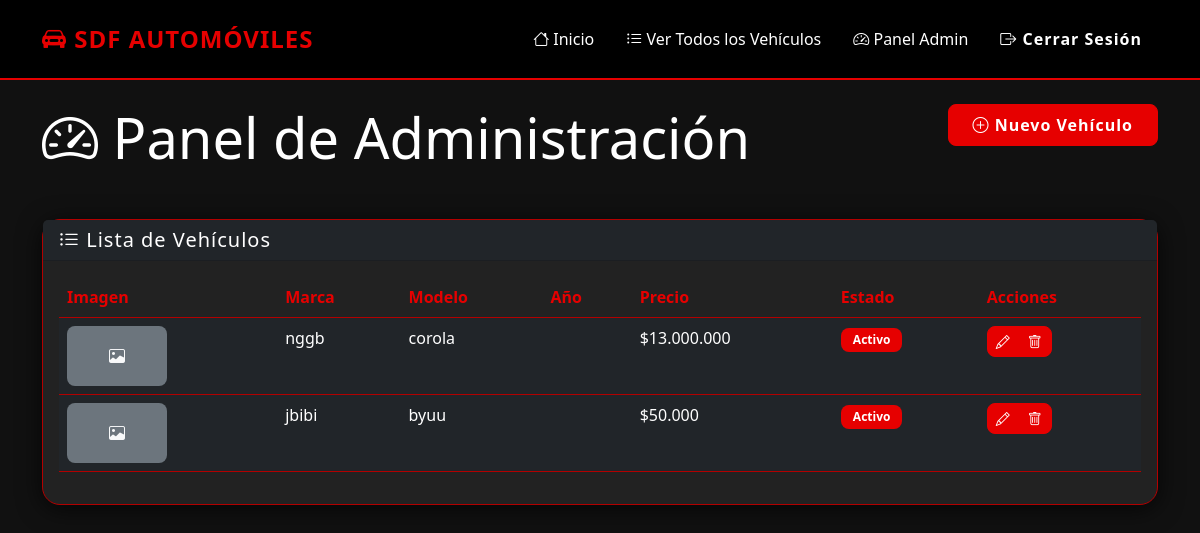
Page /admin-panel/ (signed in) on the committed database.
### vehiculos/models.py (models this page shows, shortened)
class Vehiculo(models.Model):
    ESTADO_CHOICES = [
        ('nuevo', 'Nuevo'),
        ('usado', 'Usado'),
    ]
    marca = models.CharField(max_length=100)
    modelo = models.CharField(max_length=100)
    año = models.IntegerField()
    precio = models.DecimalField(max_digits=12, decimal_places=2)
    estado = models.CharField(max_length=10, choices=ESTADO_CHOICES)
    imagen_destacada = models.ImageField(upload_to='vehiculos/')
    descripcion = models.TextField()
    activo = models.BooleanField(default=True)
    fecha_creacion = models.DateTimeField(auto_now_add=True)
    fecha_actualizacion = models.DateTimeField(auto_now=True)
    combustible = models.CharField(max_length=50, blank=True, null=True)
    color = models.CharField(max_length=50, blank=True, null=True)
    transmision = models.CharField(max_length=50, blank=True, null=True)
    kilometraje = models.PositiveIntegerField(blank=True, null=True)
    class Meta:
        verbose_name = 'Vehículo'
        verbose_name_plural = 'Vehículos'
        ordering = ['-fecha_creacion']

### admin_panel/views.py (the view)
# urls.py: path('', views.dashboard, name='admin_dashboard'),
@login_required
def dashboard(request):
    vehiculos = Vehiculo.objects.all()
    return render(request, 'admin_panel/dashboard.html', {
        'vehiculos': vehiculos
    })

### core/context_processors.py (called while the page is built)
def whatsapp_number(request):
    return {
        'WHATSAPP_NUMBER': getattr(settings, 'WHATSAPP_NUMBER', ''),
        'WHATSAPP_DISPLAY': getattr(settings, 'WHATSAPP_DISPLAY', ''),
    }

### templates/admin_panel/dashboard.html (shortened to what this page needs)
{% extends 'base.html' %}
{% load humanize %}
{% block content %}
<div class="row mb-4">
    <div class="col">
        <h1 class="display-4 mb-4">
            <i class="bi bi-speedometer2"></i> Panel de Administración
        </h1>
    </div>
    <div class="col-auto">
        <a href="{% url 'vehiculo_create' %}" class="btn btn-primary">
            <i class="bi bi-plus-circle"></i> Nuevo Vehículo
        </a>
    </div>
</div>
<div class="card">
    <div class="card-header bg-dark">
        <h5 class="mb-0">
            <i class="bi bi-list-ul"></i> Lista de Vehículos
        </h5>
    </div>
    <div class="card-body">
        <div class="table-responsive">
            <table class="table table-dark table-hover">
                <thead>
                    <tr>
                        <th>Imagen</th>
                        <th>Marca</th>
                        <th>Modelo</th>
                        <th>Año</th>
                        <th>Precio</th>
                        <th>Estado</th>
                        <th>Acciones</th>
                    </tr>
                </thead>
                <tbody>
                    {% for vehiculo in vehiculos %}
                    <tr>
                        <td>
                            {% if vehiculo.imagen_principal %}
                            <img src="{{ vehiculo.imagen_principal.url }}" alt="{{ vehiculo.marca }} {{ vehiculo.modelo }}"
                                 style="width: 100px; height: 60px; object-fit: cover; border-radius: 8px;">
                            {% else %}
                            <div class="bg-secondary" style="width: 100px; height: 60px; display: flex; align-items: center; justify-content: center; border-radius: 8px;">
                                <i class="bi bi-image text-light"></i>
                            </div>
                            {% endif %}
                        </td>
                        <td>{{ vehiculo.marca }}</td>
                        <td>{{ vehiculo.modelo }}</td>
                        <td>{{ vehiculo.anio }}</td>
                        <td>${{ vehiculo.precio|floatformat:0|intcomma }}</td>
                        <td>
                            {% if vehiculo.activo %}
                            <span class="badge bg-success">Activo</span>
                            {% else %}
                            <span class="badge bg-danger">Inactivo</span>
                            {% endif %}
                        </td>
                        <td>
                            <div class="btn-group">
                                <a href="{% url 'vehiculo_edit' vehiculo.pk %}" class="btn btn-sm btn-primary">
                                    <i class="bi bi-pencil"></i>
                                </a>
                                <a href="{% url 'vehiculo_delete' vehiculo.pk %}" class="btn btn-sm btn-danger">
                                    <i class="bi bi-trash"></i>
                                </a>
                            </div>
                        </td>
                    </tr>
                    {% empty %}
                    <tr>
                        <td colspan="7" class="text-center">No hay vehículos registrados</td>
                    </tr>
                    {% endfor %}
                </tbody>
            </table>
        </div>
    </div>
</div>
{% endblock %}

### static/estilos_vehiculos.css (style rules this page uses)
body { background: #111 !important; color: #fff; }
.btn, .btn-primary, .btn-danger, .btn-outline-danger { font-weight: bold; letter-spacing: 1px; border-radius: 8px; transition: background 0.2s, color 0.2s, border 0.2s; }
.btn-primary, .btn-danger { background: #e60000 !important; border-color: #e60000 !important; color: #fff !important; }
.card, .vehiculo-card { background: #222 !important; border: 1px solid #b30000 !important; border-radius: 18px !important; box-shadow: 0 4px 24px rgba(0,0,0,0.7); transition: transform 0.2s, box-shadow 0.2s, border-color 0.2s; }
.card-title, .card-header { color: #fff !important; font-weight: 700; letter-spacing: 1px; }
.table, .table-dark { background: #181818 !important; color: #fff !important; border-color: #b30000 !important; }
.table th, .table td { border-color: #b30000 !important; }
.table thead th { background: #222 !important; color: #e60000 !important; }
.badge { background: #e60000 !important; color: #fff !important; border-radius: 8px !important; }

### templates/base.html (style rules this page uses)
:root { --primary-color: #e60000; --dark-color: #000000; --light-color: #ffffff; --gray-color: #1a1a1a; }
body { background-color: var(--dark-color); color: var(--light-color); min-height: 100vh; display: flex; flex-direction: column; }
.btn-primary { background-color: var(--primary-color); border-color: var(--primary-color); padding: 0.5rem 1.5rem; font-weight: 500; transition: all 0.3s ease; }
.card { background-color: var(--gray-color); border: 1px solid var(--primary-color); transition: all 0.3s ease; height: 100%; }
.table { color: var(--light-color); }
.table-dark { background-color: var(--gray-color); }
.badge { padding: 0.5em 1em; }
.btn-group .btn { padding: 0.25rem 0.5rem; }

### rows in the picture
Vehiculo: marca "nggb", modelo "corola", precio "13.000.000", activo "Activo"
Vehiculo: marca "jbibi", modelo "byuu", precio "50.000", activo "Activo"
